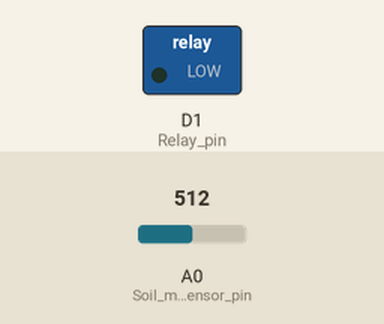
Bench run of a sketch on a simulated ESP8266 (NodeMCU). Parts: switched loads named in the sketch (green lamp = pin HIGH). Inputs (shaded band) come from the test bench; at power-on: A0 (Soil_moisture_sensor_pin) = 512. WiFi joins after 1.5 s; servers stay silent unless stated; uploads are accepted with an empty reply; what the sketch prints to the serial monitor is not drawn.

Above: at 3.2 s.
3.3 s: A0 (Soil_moisture_sensor_pin) set to 900
5.0 s: A0 (Soil_moisture_sensor_pin) set to 657
6.5 s: A0 (Soil_moisture_sensor_pin) set to 637
At 7.9 s:
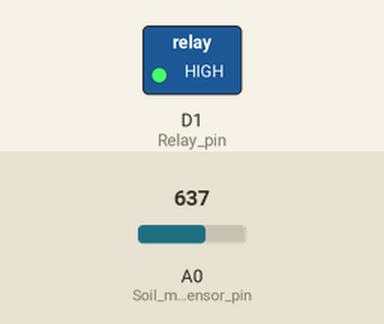
8.2 s: A0 (Soil_moisture_sensor_pin) set to 744
9.7 s: A0 (Soil_moisture_sensor_pin) set to 781
At 10.7 s:
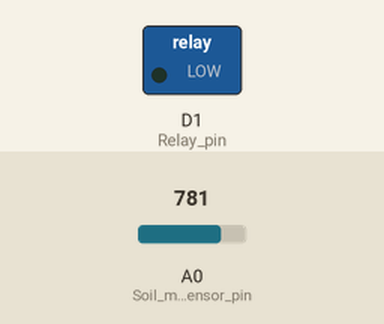
11.4 s: A0 (Soil_moisture_sensor_pin) set to 511
At 12.1 s:
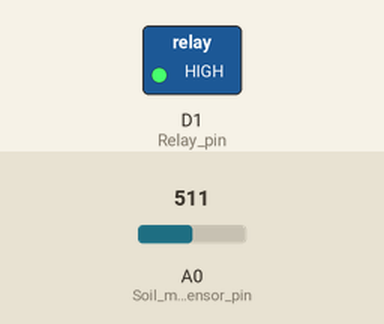
Timing chart, 0 to 14.1 s (numbered marks = the images above; inputs shaded):
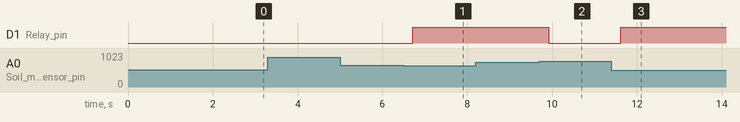

Measured:
- the behaviour switches between 762 and 763 on A0 (Soil_moisture_sensor_pin) (found by bisection; images 1 and 2)
- after the input at 3.3 s, every drawn part: stays the same
- after the input at 5.0 s, every drawn part: stays the same
- after the input at 6.5 s, D1 (Relay_pin): LOW → HIGH after 0.21 s
- after the input at 8.2 s, every drawn part: stays the same
- after the input at 9.7 s, D1 (Relay_pin): HIGH → LOW after 0.22 s
- after the input at 11.4 s, D1 (Relay_pin): LOW → HIGH after 0.22 s

The sketch:

plant-monit.ino
```cpp
#include <ESP8266WiFi.h>
#include <ESP8266HTTPClient.h>

int air; // Variable for soil moisture sensor
int soilMoisturePercentage; // Variable for soil moisture percentage
bool pumpStatus = false; // Track pump status
bool previousPumpStatus = false; // Track previous pump status
const char* ssid = "Indomie"; // Replace with your WiFi SSID
const char* password = "01202829"; // Replace with your WiFi password

WiFiClient wifiClient; // Create a WiFiClient object

void setup() {
  Serial.begin(115200);

  // Initialize pins (adjust pin numbers for ESP8266)
  pinMode(D1, OUTPUT); // Relay pin
  pinMode(A0, INPUT);  // Soil moisture sensor pin

  // Connect to WiFi
  connectToWiFi();
}

void loop() {
  air = analogRead(A0); // Read soil moisture
  soilMoisturePercentage = map(air, 1023, 0, 0, 100); // Convert to percentage

  // Control the pump based on soil moisture with hysteresis
  if (soilMoisturePercentage < 25 && !pumpStatus) {  // Soil is dry (less than 25%)
    pumpStatus = true;
    digitalWrite(D1, LOW); // Start the pump if soil is dry
    Serial.println("Soil is dry, pump ON");
  } else if (soilMoisturePercentage > 35 && pumpStatus) { // Soil is wet (more than 35%)
    pumpStatus = false;
    digitalWrite(D1, HIGH); // Stop the pump if soil is wet
    Serial.println("Soil is wet, pump OFF");
  }

  // Only send data to the server if the pump status changes
  if (pumpStatus != previousPumpStatus) {
    sendDataToServer(soilMoisturePercentage);
    previousPumpStatus = pumpStatus;
  }

  // Check for pump status from the server
  checkPumpStatus();

  // Add a short delay to avoid rapid loop execution
  delay(50); // 100 milliseconds delay
}


void connectToWiFi() {
  Serial.print("Connecting to WiFi...");
  WiFi.begin(ssid, password);

  while (WiFi.status() != WL_CONNECTED) {
    delay(1000);
    Serial.print(".");
  }

  Serial.println("Connected to WiFi!");
}

void sendDataToServer(int soilMoisture) {
  if (WiFi.status() == WL_CONNECTED) {
    HTTPClient http;
    http.begin(wifiClient, "http://47.250.179.166/api/data"); // Use the WiFiClient object

    // Create JSON payload
    String jsonPayload = "{\"soilMoisture\":" + String(soilMoisture) + "}";

    http.addHeader("Content-Type", "application/json");
    int httpResponseCode = http.POST(jsonPayload);

    if (httpResponseCode > 0) {
      String response = http.getString();
      Serial.println(httpResponseCode); // Print response code
      Serial.println(response); // Print response
    } else {
      Serial.print("Error on sending POST: ");
      Serial.println(httpResponseCode);
    }

    http.end();
  } else {
    Serial.println("WiFi Disconnected");
  }
}

void checkPumpStatus() {
  if (WiFi.status() == WL_CONNECTED) {
    HTTPClient http;
    http.begin(wifiClient, "http://47.250.179.166/api/pump-status"); // Use the WiFiClient object

    int httpResponseCode = http.GET();

    if (httpResponseCode > 0) {
      String response = http.getString();
      bool serverPumpStatus = response == "1"; // Assume server sends "1" for ON, "0" for OFF

      // Update pump status only if different
      if (serverPumpStatus != pumpStatus) {
        pumpStatus = serverPumpStatus;
        digitalWrite(D1, pumpStatus ? LOW : HIGH);
      }
    } else {
      Serial.print("Error on getting pump status: ");
      Serial.println(httpResponseCode);
    }

    http.end();
  } else {
    Serial.println("WiFi Disconnected");
  }
}
```
